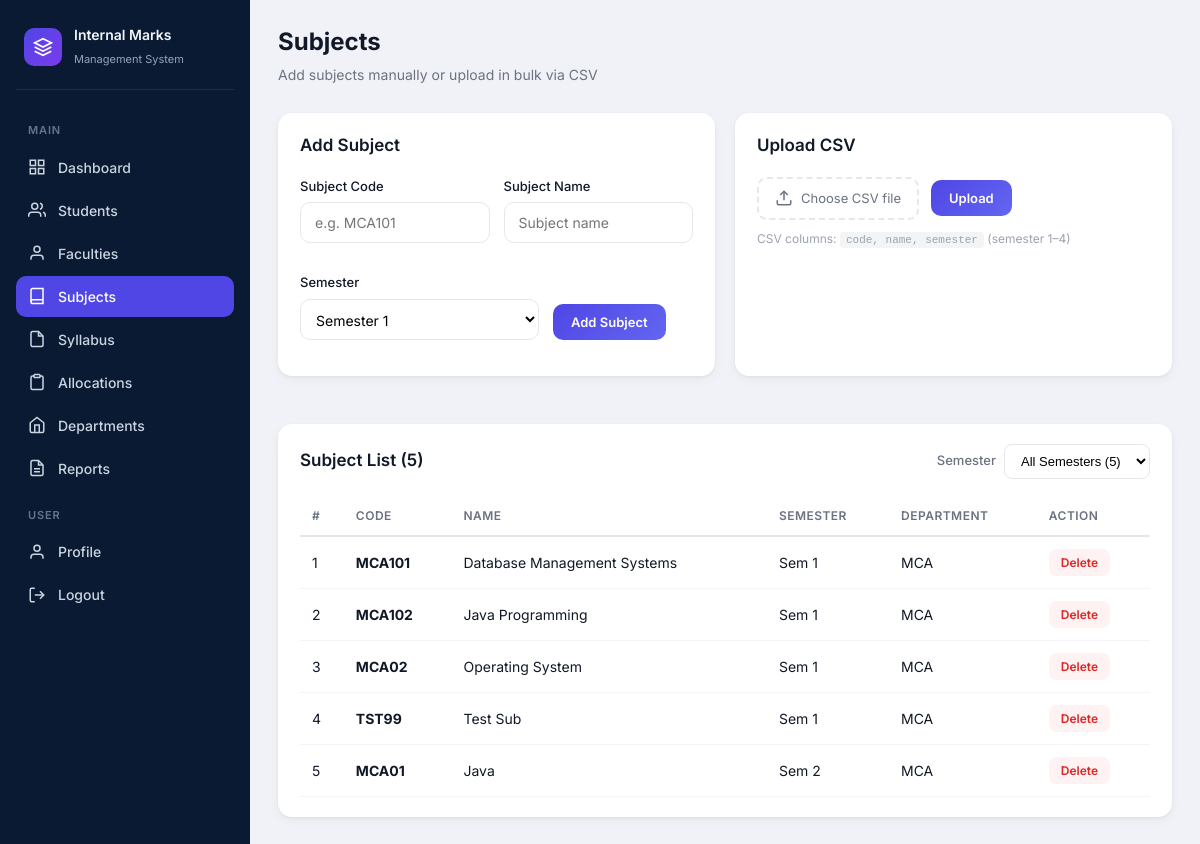
The page /subjects (signed in) on the database as committed earlier.
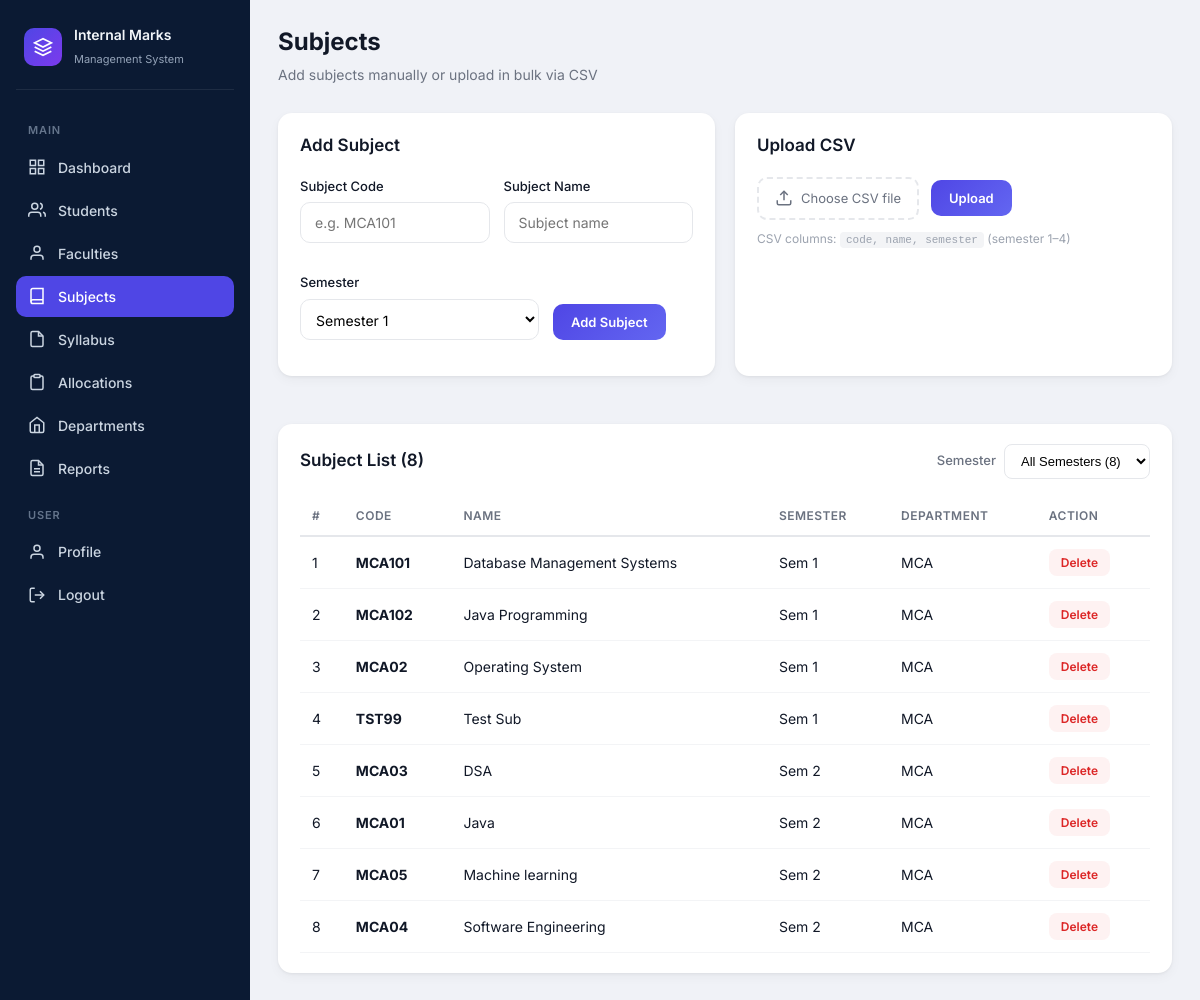
The same page on the database as committed later.
### tables this page shows
CREATE TABLE subjects (
            id INTEGER PRIMARY KEY AUTOINCREMENT,
            code TEXT UNIQUE NOT NULL,
            name TEXT NOT NULL,
            semester INTEGER NOT NULL DEFAULT 1,
            department TEXT NOT NULL DEFAULT 'MCA',
            created_at TEXT NOT NULL
        );

### app.py (the view, shortened to what this page needs)
@app.route("/subjects", methods=["GET", "POST"])
@admin_required
def subjects():
    filter_sem = get_list_semester_filter()
    subject_list = db.get_subjects(semester=filter_sem)
    sem_counts = db.get_subject_semester_counts()
    return render_template(
        "subjects.html",
        admin_name=session.get("admin_name", "Admin"),
        subjects=subject_list,
        filter_sem=filter_sem,
        sem_counts=sem_counts,
        active_page="subjects",
    )

### app.py (called while the page is built)
@app.context_processor
def inject_mca_config():
    return {
        "mca_semesters": db.MCA_SEMESTERS,
        "mark_field_limits": db.MARK_FIELD_LIMITS,
        "mark_types": db.MARK_TYPES,
        "pass_threshold": db.PASS_THRESHOLD,
        "final_max": db.FINAL_MAX,
    }

def get_list_semester_filter():
    sem = request.args.get("sem")
    if sem in (None, "", "all"):
        return None
    return parse_semester(sem)

def admin_required(f):
    @wraps(f)
    def decorated(*args, **kwargs):
        if not session.get("logged_in") or session.get("role") != "admin":
            return redirect(url_for("login"))
        return f(*args, **kwargs)
    return decorated

### database.py (called while the page is built)
def get_subjects(department=DEPARTMENT, semester=None):
    stmt = select(subjects).where(subjects.c.department == department)
    if semester is not None:
        stmt = stmt.where(subjects.c.semester == semester)
    stmt = stmt.order_by(subjects.c.semester, subjects.c.name)
    with engine.connect() as conn:
        rows = conn.execute(stmt).mappings().all()
    return [dict(r) for r in rows]

### templates/subjects.html (shortened to what the changed rows need)
{% extends "base.html" %}
{% from "partials/flash.html" import flash_messages %}
{% block body %}
<div class="app-layout">
    <main class="main">
        <header class="topbar">
            <div>
                <h1>Subjects</h1>
            </div>
        </header>
        <div class="management-grid">
            <section class="panel">
                <div class="panel-header"><h2>Add Subject</h2></div>
            </section>
            <section class="panel">
                <div class="panel-header"><h2>Upload CSV</h2></div>
            </section>
        </div>
        <section class="panel">
            <div class="panel-header">
                <h2>Subject List ({{ subjects|length }})</h2>
                <form method="GET" class="filter-form">
                    <label for="sem-filter">Semester</label>
                    <select name="sem" id="sem-filter" onchange="this.form.submit()">
                        <option value="all"{% if not filter_sem %} selected{% endif %}>All Semesters ({{ sem_counts.all }})</option>
                    </select>
                </form>
            </div>
            {% if subjects %}
            <div class="table-wrap">
                <table class="data-table">
                    <thead>
                        <tr>
                            <th>#</th>
                            <th>Code</th>
                            <th>Name</th>
                            <th>Semester</th>
                            <th>Department</th>
                            <th>Action</th>
                        </tr>
                    </thead>
                    <tbody>
                        {% for sub in subjects %}
                        <tr>
                            <td>{{ loop.index }}</td>
                            <td><strong>{{ sub.code }}</strong></td>
                            <td>{{ sub.name }}</td>
                            <td>Sem {{ sub.semester }}</td>
                            <td>{{ sub.department }}</td>
                            <td>
                                <form method="POST" action="{{ url_for('delete_subject', subject_id=sub.id, sem=filter_sem if filter_sem else 'all') }}" onsubmit="return confirm('Delete {{ sub.name }}?')">
                                    <button type="submit" class="btn-danger-sm">Delete</button>
                                </form>
                            </td>
                        </tr>
                        {% endfor %}
                    </tbody>
                </table>
            </div>
            {% else %}
            <p class="empty-text">{% if filter_sem %}No subjects in Semester {{ filter_sem }}.{% else %}No subjects added yet.{% endif %}</p>
            {% endif %}
        </section>
    </main>
</div>
{% endblock %}

Rows that differ between the two databases and show on the page:
added subjects: code "MCA03", name "DSA", semester "2", department "MCA"
added subjects: code "MCA05", name "Machine learning", semester "2", department "MCA"
added subjects: code "MCA04", name "Software Engineering", semester "2", department "MCA"
Other text that changed with them:
{{ subjects|length }}: "5" → "8"
form field sem: "All Semesters (5)" → "All Semesters (8)"
